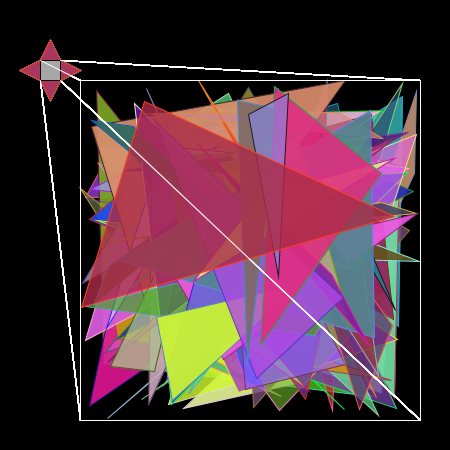
Frame 1 (no input)
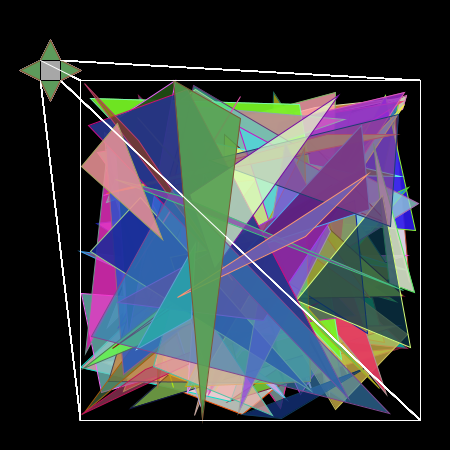
Frame 60 (the mouse pressed at the canvas centre just before this capture)
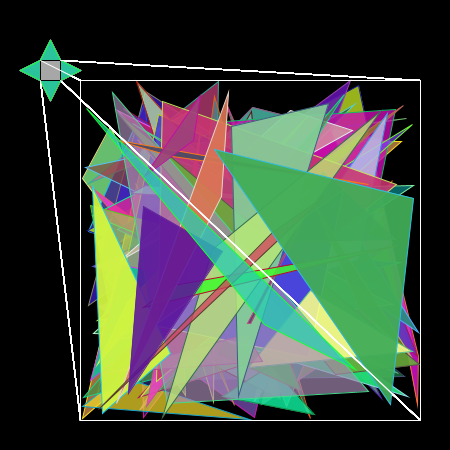
Frame 120 (the mouse held since frame 60 and released just before this capture)

The Processing sketch that drew these frames (run headless with seeded random() and noise(); from frame 60 on, the mouse is pressed at the canvas centre):

// Processing sketch: processing_74930
// ── processing_74930.pde

//Cristen W, CP1, Mods: 16/17, Hundred Random Shapes

void setup()
{
  size(450, 450);
  frameRate(5);
}
void draw()
{
  background(0);
  int num = 1;
  while (num<101)
  {
    fill(random(10, 256), random(10, 256), random(10, 256), random(150, 246));
    stroke(random(10, 256), random(10, 256), random(10, 256));
    triangle(random(80, 420), random(80, 420), random(80, 420), random(80, 420), random(80, 420), random(80, 420));
    triangle(50, 40, 40, 60, 60, 60);
    triangle(60, 60, 60, 80, 80, 70);
    triangle(40, 60, 40, 80, 20, 70);
    triangle(40, 80, 60, 80, 50, 100);
    fill(167, 167, 167);
    stroke(0);
    rect(40, 60, 20, 20);
    stroke(255);
    line(80, 80, 420, 80);
    line(420, 80, 420, 420);
    line(420, 420, 80, 420);
    line(80, 80, 80, 420);
    stroke(255);
    line(40, 60, 80, 80);
    line(60, 60, 420, 80);
    line(40, 80, 80, 420);
    line(60, 80, 420, 420);
    num++;
  }
}
